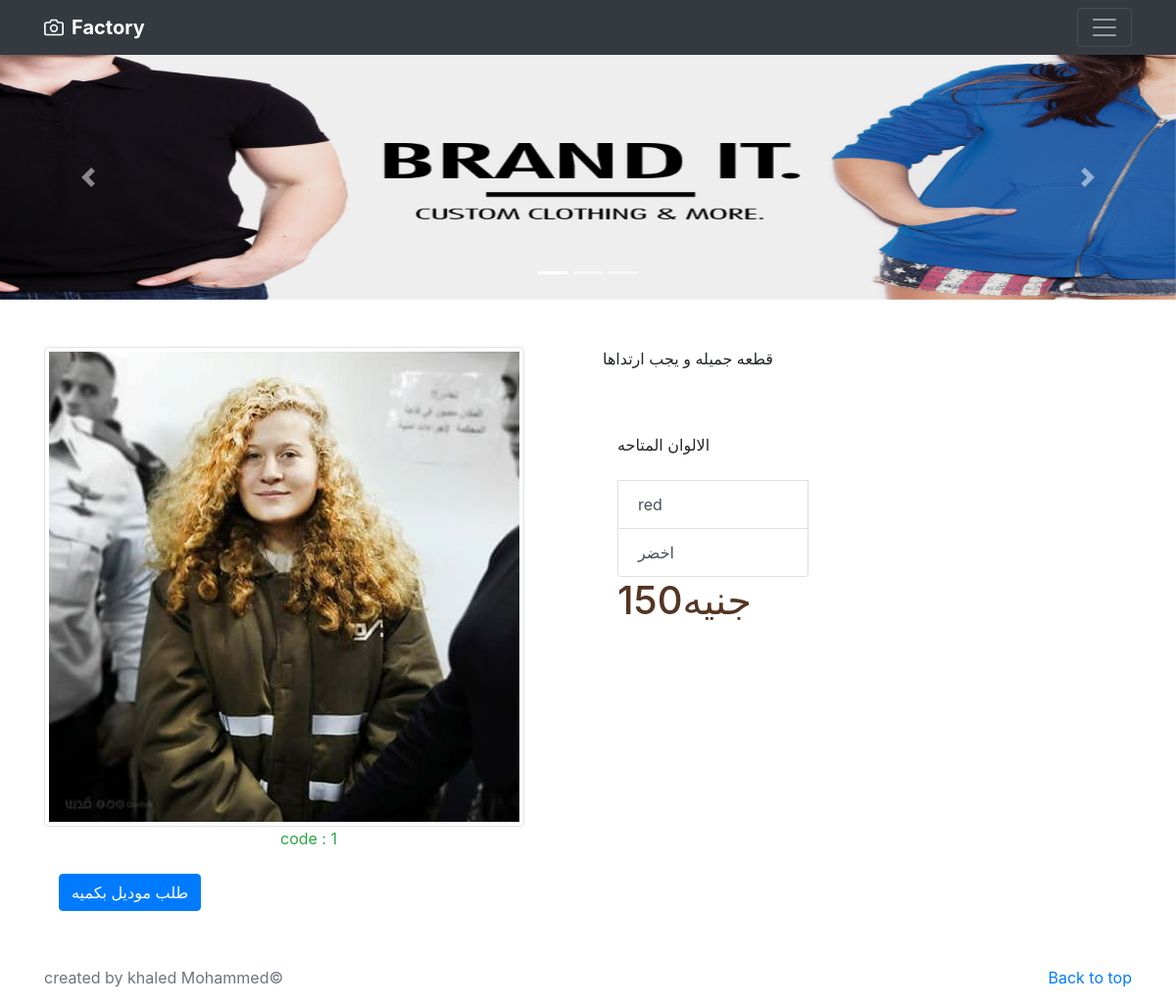
The app's page /model/1/ with its own data.
### Triko/models.py (models this page shows, shortened)
class Triko_Model(models.Model):
    name = models.CharField(max_length=10)
    SIZE = (('sm', 'small'), ('md', 'meduim'), ('lg', 'large'))
    size = models.CharField(choices=SIZE, max_length=2)
    image = models.ImageField(upload_to='media/image')
    date = models.DateField(auto_now=True)
    description = models.TextField(max_length=100)
    price = models.PositiveSmallIntegerField(default=150)
    like = models.PositiveIntegerField(default=0)
    colors = models.ManyToManyField(color)

class color(models.Model):
    name = models.CharField(max_length=10)
    image = models.ImageField(upload_to='color/')

### Triko/views.py (the view)
# urls.py: path('model/<int:id>/', show_details, name='show_details'),
def show_details(request, id):
    cloth = get_object_or_404(Triko_Model, pk=id)
    cols = color.objects.filter(triko_model__id=id)
    return render(request, 'Triko/model_show.html', {'cloth': cloth, 'colors': cols})

### Triko/templates/Triko/model_show.html (shortened to what this page needs)
{% extends 'Triko/home.html'%}
{% load static %}
{% block content %}
<div class="container">
    <br>
    <br>
<div class = "row" >
        <div class = "col-sm-6">
            {% block form_model %}
            <figure>
                <img id = "images" alt="Card image cap" src="{{ cloth.image.url }}" class="img-thumbnail" height = "auto" width="auto" >
                <figcaption class = "text-center text-success">code : {{cloth.id}}  </figcaption>
            </figure>
            <div class="row">
                <div class="col-sm-4">
                    <div class = "col-sm-3">
                        <a href="{% url 'Triko:get_models' cloth.id %}" class="btn btn-primary my-2">طلب موديل بكميه </a>
                    </div>
                </div>
            </div>
        </div>
    <div class = "col-sm-6">
        <div class = "row">
            <div class="container">
                        <p class="display-6">
                            {{ cloth.description }}
                        </p>
                        <br>
            </div>
        </div>
        <br>
            <div class="row">
                <div class="container">
                    <div class="col-sm-5">
                        الالوان المتاحه
                 <ul class="list-group">
                     <br>
                     {% for color in colors %}
                     <li class="list-group-item list-group-item-action">{{color.name}}</li>
                     {% endfor %}
                </ul>
                        <h1 style="color: #543523; ">{{cloth.price}}جنيه</h1>
                    </div>
                </div>
            </div>
                    </div>
                </div>
    {% endblock %}
</div>
<br>
<br>
{% endblock %}

### records on screen
Triko_Model: image (picture), id "1", description "قطعه جميله و يجب ارتداها", price "150"
color: name "red"
color: name "اخضر"
